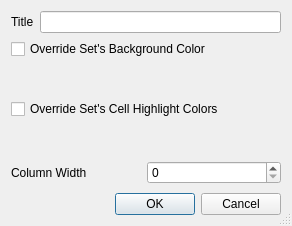
<?xml version="1.0" encoding="UTF-8"?>
<ui version="4.0">
 <class>ViewEditor</class>
 <widget class="QDialog" name="ViewEditor">
  <property name="windowModality">
   <enum>Qt::ApplicationModal</enum>
  </property>
  <property name="geometry">
   <rect>
    <x>0</x>
    <y>0</y>
    <width>292</width>
    <height>226</height>
   </rect>
  </property>
  <property name="windowTitle">
   <string>Edit Column</string>
  </property>
  <property name="windowIcon">
   <iconset resource="../resources.qrc">
    <normaloff>:/img/color_wheel.png</normaloff>:/img/color_wheel.png</iconset>
  </property>
  <property name="sizeGripEnabled">
   <bool>true</bool>
  </property>
  <property name="modal">
   <bool>true</bool>
  </property>
  <layout class="QVBoxLayout" name="verticalLayout_3">
   <item>
    <layout class="QHBoxLayout" name="horizontalLayout">
     <item>
      <widget class="QLabel" name="lbl_title">
       <property name="text">
        <string>Title</string>
       </property>
       <property name="buddy">
        <cstring>le_title</cstring>
       </property>
      </widget>
     </item>
     <item>
      <widget class="QLineEdit" name="le_title"/>
     </item>
    </layout>
   </item>
   <item>
    <widget class="QCheckBox" name="cb_override">
     <property name="text">
      <string>Override Set's Background Color</string>
     </property>
    </widget>
   </item>
   <item>
    <widget class="QWidget" name="background_widget" native="true">
     <property name="enabled">
      <bool>false</bool>
     </property>
     <layout class="QVBoxLayout" name="verticalLayout">
      <property name="spacing">
       <number>2</number>
      </property>
      <property name="leftMargin">
       <number>0</number>
      </property>
      <property name="topMargin">
       <number>0</number>
      </property>
      <property name="rightMargin">
       <number>0</number>
      </property>
      <property name="bottomMargin">
       <number>0</number>
      </property>
      <item>
       <layout class="QFormLayout" name="f_layout_bg"/>
      </item>
     </layout>
    </widget>
   </item>
   <item>
    <widget class="QCheckBox" name="cb_override_cell_colors">
     <property name="text">
      <string>Override Set's Cell Highlight Colors</string>
     </property>
    </widget>
   </item>
   <item>
    <widget class="QWidget" name="colors_widget" native="true">
     <property name="enabled">
      <bool>false</bool>
     </property>
     <property name="sizePolicy">
      <sizepolicy hsizetype="Preferred" vsizetype="Preferred">
       <horstretch>0</horstretch>
       <verstretch>0</verstretch>
      </sizepolicy>
     </property>
     <property name="minimumSize">
      <size>
       <width>0</width>
       <height>0</height>
      </size>
     </property>
     <layout class="QVBoxLayout" name="verticalLayout_2">
      <property name="spacing">
       <number>2</number>
      </property>
      <property name="leftMargin">
       <number>0</number>
      </property>
      <property name="topMargin">
       <number>0</number>
      </property>
      <property name="rightMargin">
       <number>0</number>
      </property>
      <property name="bottomMargin">
       <number>0</number>
      </property>
      <item>
       <layout class="QFormLayout" name="f_layout_cells"/>
      </item>
     </layout>
    </widget>
   </item>
   <item>
    <widget class="QWidget" name="size_widget" native="true">
     <property name="sizePolicy">
      <sizepolicy hsizetype="Preferred" vsizetype="Minimum">
       <horstretch>0</horstretch>
       <verstretch>0</verstretch>
      </sizepolicy>
     </property>
     <layout class="QHBoxLayout" name="horizontalLayout_2">
      <property name="spacing">
       <number>2</number>
      </property>
      <property name="leftMargin">
       <number>0</number>
      </property>
      <property name="topMargin">
       <number>0</number>
      </property>
      <property name="rightMargin">
       <number>0</number>
      </property>
      <property name="bottomMargin">
       <number>0</number>
      </property>
      <item>
       <widget class="QLabel" name="lbl_col_width">
        <property name="text">
         <string>Column Width</string>
        </property>
        <property name="buddy">
         <cstring>sb_width</cstring>
        </property>
       </widget>
      </item>
      <item>
       <widget class="QSpinBox" name="sb_width"/>
      </item>
     </layout>
    </widget>
   </item>
   <item>
    <widget class="QDialogButtonBox" name="buttonBox">
     <property name="orientation">
      <enum>Qt::Horizontal</enum>
     </property>
     <property name="standardButtons">
      <set>QDialogButtonBox::Cancel|QDialogButtonBox::Ok</set>
     </property>
    </widget>
   </item>
  </layout>
 </widget>
 <resources>
  <include location="../resources.qrc"/>
 </resources>
 <connections>
  <connection>
   <sender>buttonBox</sender>
   <signal>accepted()</signal>
   <receiver>ViewEditor</receiver>
   <slot>accept()</slot>
   <hints>
    <hint type="sourcelabel">
     <x>310</x>
     <y>200</y>
    </hint>
    <hint type="destinationlabel">
     <x>157</x>
     <y>236</y>
    </hint>
   </hints>
  </connection>
  <connection>
   <sender>buttonBox</sender>
   <signal>rejected()</signal>
   <receiver>ViewEditor</receiver>
   <slot>reject()</slot>
   <hints>
    <hint type="sourcelabel">
     <x>310</x>
     <y>200</y>
    </hint>
    <hint type="destinationlabel">
     <x>286</x>
     <y>236</y>
    </hint>
   </hints>
  </connection>
 </connections>
</ui>
